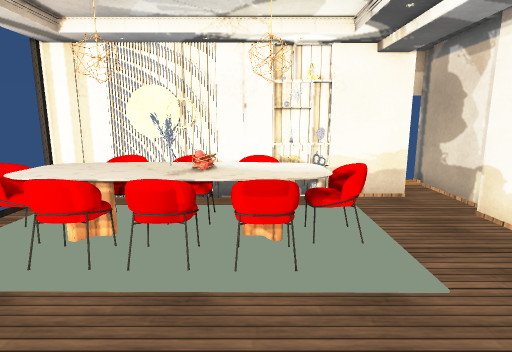
[1] (above)

14 first-person views from a walk through a Unity game level. The camera is 1.4 m above the floor, tilts 10° down and sees 80° across. Doors are open. The floor is counted in squares, 0.5 m on a side. Each view is taken from the middle of a square. On the plan, view 1 faces up. The plan holds only what a view shows up to about 20 squares ahead; the rest is blank. The place goes on beyond the plan. Some surface patterns are stand-ins.

[2]
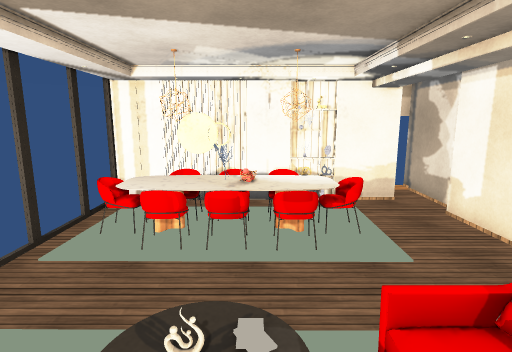

[3]
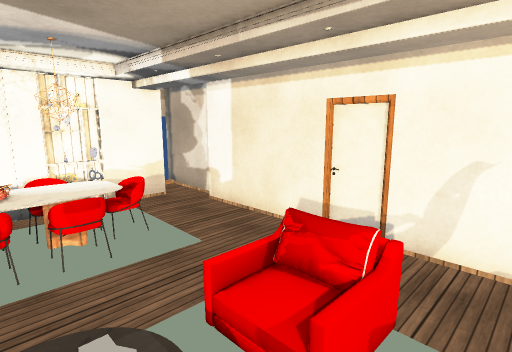

[4]
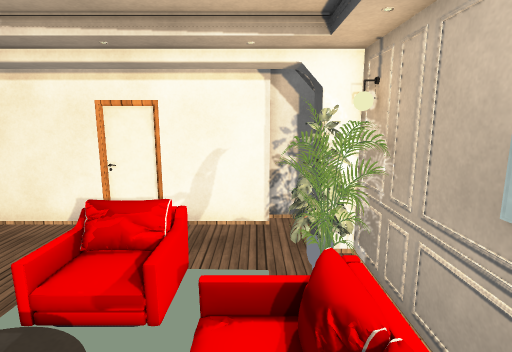

[5]
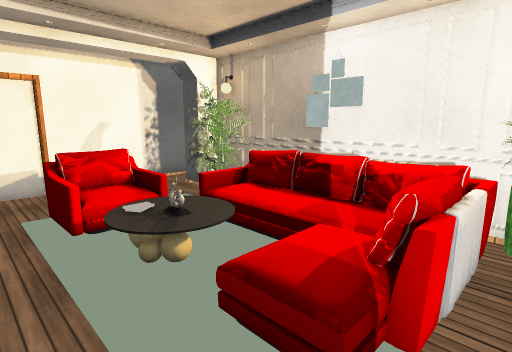

[6]
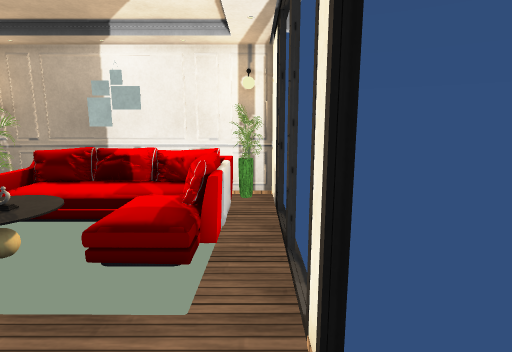

[7]
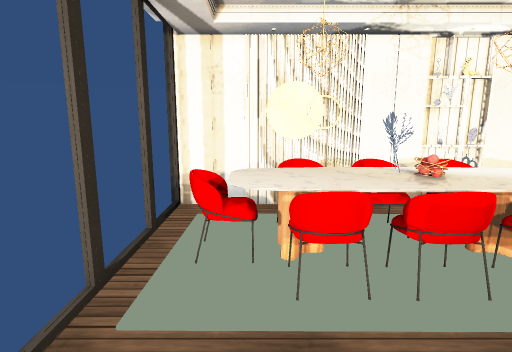

[8]
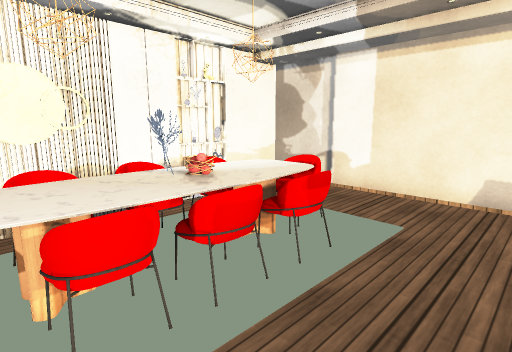

[9]
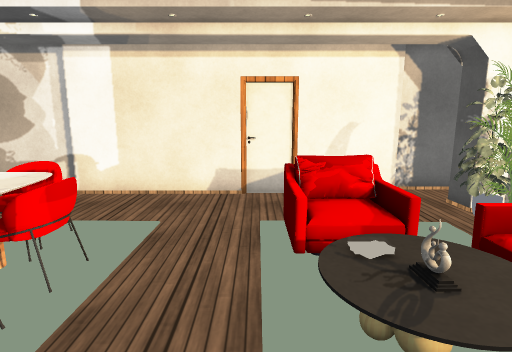

[10]
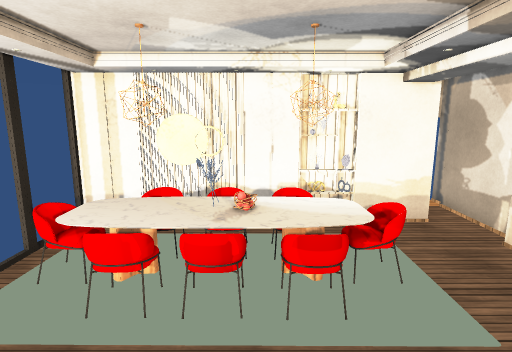

[11]
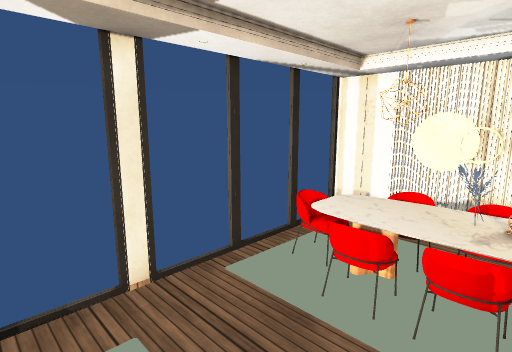

[12]
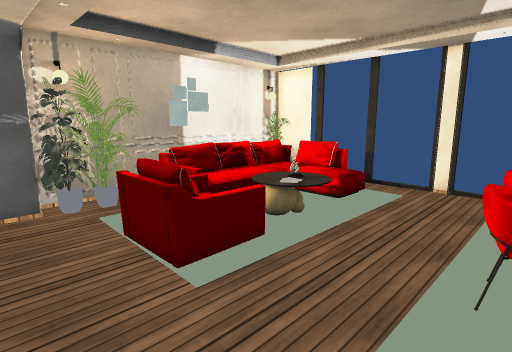

[13]
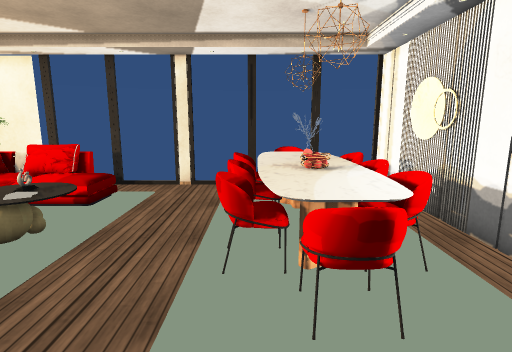

[14]
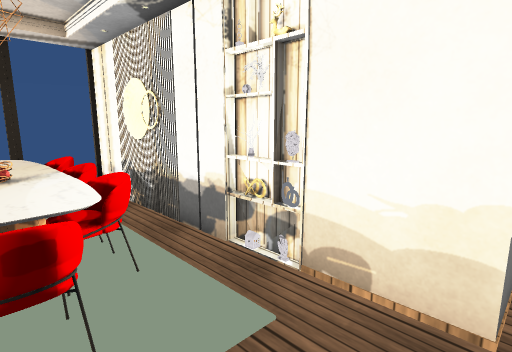

### Floor plan
Key: @ floor where view 1 was taken; # wall or solid block; x gap in a wall; . main floor; : floor 0.5 m higher than the main floor; / step, stairs or slope; S shelf; T table; F sofa; P palm tree; O other object.
Columns run from 8 left of view 1 to 7 right of it. Each row starts with its distance up from view 1.
 12         #OSS####
 11 #########OSS  .#
 10    ............#
  9     TTTTTT.....#
  8   TTTTTTTTT....#
  7   TTTTTTTTTT...#
  6 x..TTTTTTT.....#
  5  ...T.T.T......#
  4  ..............#
  3 x..............#
  2  ..............S
  1  ... .//.FF#...S
  0 x..  /#:@  #...#
 -1  .#  .//.FF#...#
 -2  .F        ....#
 -3 x.F : ::   ....#
 -4 # F#      P##...
 -5 #####     PP###
 -6        ######

Where each view was taken, in squares from view 1:
view 1: 0 up, 0 right, facing up
view 2: 3 down, 1 left, facing up
view 3: 3 down, 2 left, facing up-right
view 4: 3 down, 4 left, facing right
view 5: 3 up, 7 left, facing down-right
view 6: 6 up, 7 left, facing down
view 7: 1 up, 5 left, facing up
view 8: 2 up, 5 left, facing up-right
view 9: 2 up, 5 left, facing right
view 10: 0 up, 1 left, facing up
view 11: 0 up, 1 left, facing up-left
view 12: 6 up, 6 right, facing down-left
view 13: 6 up, 6 right, facing left
view 14: 7 up, 6 right, facing up-left
